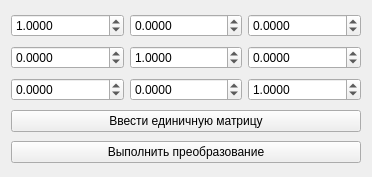
<?xml version="1.0" encoding="UTF-8"?>
<ui version="4.0">
 <class>EnterTheMatrixDialog</class>
 <widget class="QDialog" name="EnterTheMatrixDialog">
  <property name="geometry">
   <rect>
    <x>0</x>
    <y>0</y>
    <width>372</width>
    <height>177</height>
   </rect>
  </property>
  <property name="minimumSize">
   <size>
    <width>0</width>
    <height>0</height>
   </size>
  </property>
  <property name="maximumSize">
   <size>
    <width>372</width>
    <height>177</height>
   </size>
  </property>
  <property name="windowTitle">
   <string>Ввод матрицы преобразования</string>
  </property>
  <layout class="QGridLayout" name="gridLayout">
   <item row="0" column="2">
    <widget class="QDoubleSpinBox" name="m13">
     <property name="decimals">
      <number>4</number>
     </property>
     <property name="minimum">
      <double>-100000000.000000000000000</double>
     </property>
     <property name="maximum">
      <double>100000000.000000000000000</double>
     </property>
     <property name="singleStep">
      <double>0.100000000000000</double>
     </property>
    </widget>
   </item>
   <item row="2" column="2">
    <widget class="QDoubleSpinBox" name="m33">
     <property name="decimals">
      <number>4</number>
     </property>
     <property name="minimum">
      <double>-100000000.000000000000000</double>
     </property>
     <property name="maximum">
      <double>100000000.000000000000000</double>
     </property>
     <property name="singleStep">
      <double>0.100000000000000</double>
     </property>
     <property name="value">
      <double>1.000000000000000</double>
     </property>
    </widget>
   </item>
   <item row="2" column="1">
    <widget class="QDoubleSpinBox" name="m32">
     <property name="decimals">
      <number>4</number>
     </property>
     <property name="minimum">
      <double>-100000000.000000000000000</double>
     </property>
     <property name="maximum">
      <double>100000000.000000000000000</double>
     </property>
     <property name="singleStep">
      <double>0.100000000000000</double>
     </property>
    </widget>
   </item>
   <item row="2" column="0">
    <widget class="QDoubleSpinBox" name="m31">
     <property name="decimals">
      <number>4</number>
     </property>
     <property name="minimum">
      <double>-100000000.000000000000000</double>
     </property>
     <property name="maximum">
      <double>100000000.000000000000000</double>
     </property>
     <property name="singleStep">
      <double>0.100000000000000</double>
     </property>
    </widget>
   </item>
   <item row="1" column="1">
    <widget class="QDoubleSpinBox" name="m22">
     <property name="decimals">
      <number>4</number>
     </property>
     <property name="minimum">
      <double>-100000000.000000000000000</double>
     </property>
     <property name="maximum">
      <double>100000000.000000000000000</double>
     </property>
     <property name="singleStep">
      <double>0.100000000000000</double>
     </property>
     <property name="value">
      <double>1.000000000000000</double>
     </property>
    </widget>
   </item>
   <item row="0" column="1">
    <widget class="QDoubleSpinBox" name="m12">
     <property name="decimals">
      <number>4</number>
     </property>
     <property name="minimum">
      <double>-100000000.000000000000000</double>
     </property>
     <property name="maximum">
      <double>100000000.000000000000000</double>
     </property>
     <property name="singleStep">
      <double>0.100000000000000</double>
     </property>
    </widget>
   </item>
   <item row="1" column="0">
    <widget class="QDoubleSpinBox" name="m21">
     <property name="decimals">
      <number>4</number>
     </property>
     <property name="minimum">
      <double>-100000000.000000000000000</double>
     </property>
     <property name="maximum">
      <double>100000000.000000000000000</double>
     </property>
     <property name="singleStep">
      <double>0.100000000000000</double>
     </property>
    </widget>
   </item>
   <item row="1" column="2">
    <widget class="QDoubleSpinBox" name="m23">
     <property name="decimals">
      <number>4</number>
     </property>
     <property name="minimum">
      <double>-100000000.000000000000000</double>
     </property>
     <property name="maximum">
      <double>100000000.000000000000000</double>
     </property>
     <property name="singleStep">
      <double>0.100000000000000</double>
     </property>
    </widget>
   </item>
   <item row="0" column="0">
    <widget class="QDoubleSpinBox" name="m11">
     <property name="decimals">
      <number>4</number>
     </property>
     <property name="minimum">
      <double>-100000000.000000000000000</double>
     </property>
     <property name="maximum">
      <double>100000000.000000000000000</double>
     </property>
     <property name="singleStep">
      <double>0.100000000000000</double>
     </property>
     <property name="value">
      <double>1.000000000000000</double>
     </property>
    </widget>
   </item>
   <item row="3" column="0" colspan="3">
    <widget class="QPushButton" name="EnterDefault">
     <property name="text">
      <string>Ввести единичную матрицу</string>
     </property>
     <property name="autoDefault">
      <bool>false</bool>
     </property>
    </widget>
   </item>
   <item row="4" column="0" colspan="3">
    <widget class="QPushButton" name="ApplyPerform">
     <property name="text">
      <string>Выполнить преобразование</string>
     </property>
     <property name="autoDefault">
      <bool>false</bool>
     </property>
    </widget>
   </item>
  </layout>
 </widget>
 <tabstops>
  <tabstop>m11</tabstop>
  <tabstop>m12</tabstop>
  <tabstop>m13</tabstop>
  <tabstop>m21</tabstop>
  <tabstop>m22</tabstop>
  <tabstop>m23</tabstop>
  <tabstop>m31</tabstop>
  <tabstop>m32</tabstop>
  <tabstop>m33</tabstop>
  <tabstop>EnterDefault</tabstop>
  <tabstop>ApplyPerform</tabstop>
 </tabstops>
 <resources/>
 <connections/>
</ui>
